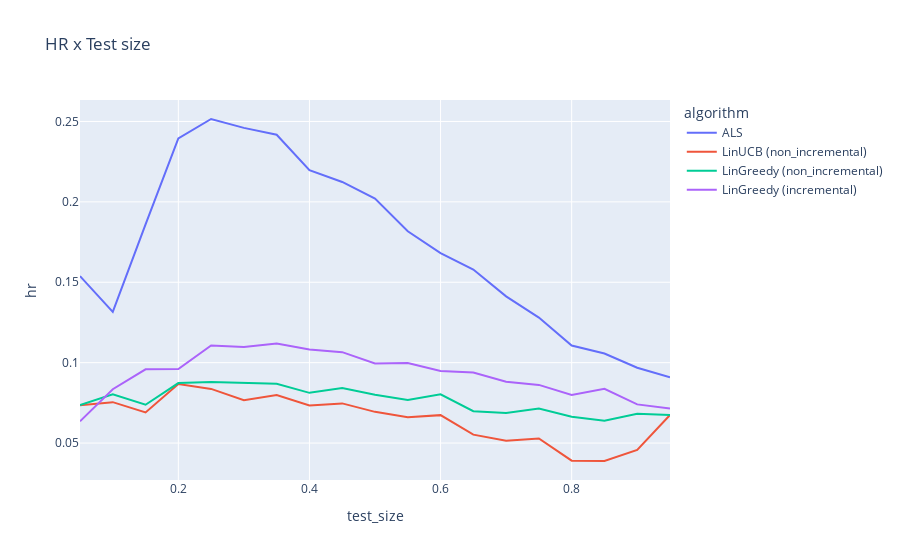

The notebook cell this image was saved under:
### Code cell
fig = px.line(df_results_filtered, x="test_size", y="hr", color='algorithm', title='HR x Test size')
fig.show()
fig.write_html('results/hr_x_test_size.html')

### Figure 1 — Plotly figure (JSON) as saved in the notebook; plotly's stock layout.template omitted (floating-point values rounded to 4 significant figures)
{"data": [{"hovertemplate": "algorithm=ALS<br>test_size=%{x}<br>hr=%{y}<extra></extra>", "legendgroup": "ALS", "line": {"color": "#636efa", "dash": "solid"}, "marker": {"symbol": "circle"}, "mode": "lines", "name": "ALS", "orientation": "v", "showlegend": true, "type": "scatter", "x": [0.05, 0.1, 0.15, 0.2, 0.25, 0.3, 0.35, 0.4, 0.45, 0.5, 0.55, 0.6, 0.65, 0.7, 0.75, 0.8, 0.85, 0.9, 0.95], "xaxis": "x", "y": [0.1538, 0.1316, 0.186, 0.2394, 0.2515, 0.246, 0.2418, 0.2198, 0.2124, 0.2021, 0.1817, 0.1681, 0.1579, 0.1412, 0.1281, 0.1107, 0.1057, 0.09684, 0.09088], "yaxis": "y"}, {"hovertemplate": "algorithm=LinUCB (non_incremental)<br>test_size=%{x}<br>hr=%{y}<extra></extra>", "legendgroup": "LinUCB (non_incremental)", "line": {"color": "#EF553B", "dash": "solid"}, "marker": {"symbol": "circle"}, "mode": "lines", "name": "LinUCB (non_incremental)", "orientation": "v", "showlegend": true, "type": "scatter", "x": [0.05, 0.1, 0.15, 0.2, 0.25, 0.3, 0.35, 0.4, 0.45, 0.5, 0.55, 0.6, 0.65, 0.7, 0.75, 0.8, 0.85, 0.9, 0.95], "xaxis": "x", "y": [0.07358, 0.07544, 0.06903, 0.08666, 0.08369, 0.07669, 0.07985, 0.07335, 0.07467, 0.0694, 0.0661, 0.06737, 0.05522, 0.05144, 0.05282, 0.03905, 0.03884, 0.04572, 0.06746], "yaxis": "y"}, {"hovertemplate": "algorithm=LinGreedy (non_incremental)<br>test_size=%{x}<br>hr=%{y}<extra></extra>", "legendgroup": "LinGreedy (non_incremental)", "line": {"color": "#00cc96", "dash": "solid"}, "marker": {"symbol": "circle"}, "mode": "lines", "name": "LinGreedy (non_incremental)", "orientation": "v", "showlegend": true, "type": "scatter", "x": [0.05, 0.1, 0.15, 0.2, 0.25, 0.3, 0.35, 0.4, 0.45, 0.5, 0.55, 0.6, 0.65, 0.7, 0.75, 0.8, 0.85, 0.9, 0.95], "xaxis": "x", "y": [0.07358, 0.08026, 0.07383, 0.08728, 0.08794, 0.08732, 0.08682, 0.08123, 0.08419, 0.07998, 0.07676, 0.08032, 0.06978, 0.06864, 0.07146, 0.0664, 0.06381, 0.06816, 0.06746], "yaxis": "y"}, {"hovertemplate": "algorithm=LinGreedy (incremental)<br>test_size=%{x}<br>hr=%{y}<extra></extra>", "legendgroup": "LinGreedy (incremental)", "line": {"color": "#ab63fa", "dash": "solid"}, "marker": {"symbol": "circle"}, "mode": "lines", "name": "LinGreedy (incremental)", "orientation": "v", "showlegend": true, "type": "scatter", "x": [0.05, 0.1, 0.15, 0.2, 0.25, 0.3, 0.35, 0.4, 0.45, 0.5, 0.55, 0.6, 0.65, 0.7, 0.75, 0.8, 0.85, 0.9, 0.95], "xaxis": "x", "y": [0.06355, 0.08347, 0.09588, 0.09601, 0.1106, 0.1097, 0.1119, 0.1081, 0.1065, 0.09945, 0.09981, 0.09484, 0.09383, 0.08817, 0.08618, 0.07988, 0.08372, 0.07404, 0.07146], "yaxis": "y"}], "layout": {"legend": {"title": {"text": "algorithm"}, "tracegroupgap": 0}, "title": {"text": "HR x Test size"}, "xaxis": {"anchor": "y", "domain": [0, 1], "title": {"text": "test_size"}}, "yaxis": {"anchor": "x", "domain": [0, 1], "title": {"text": "hr"}}}}
